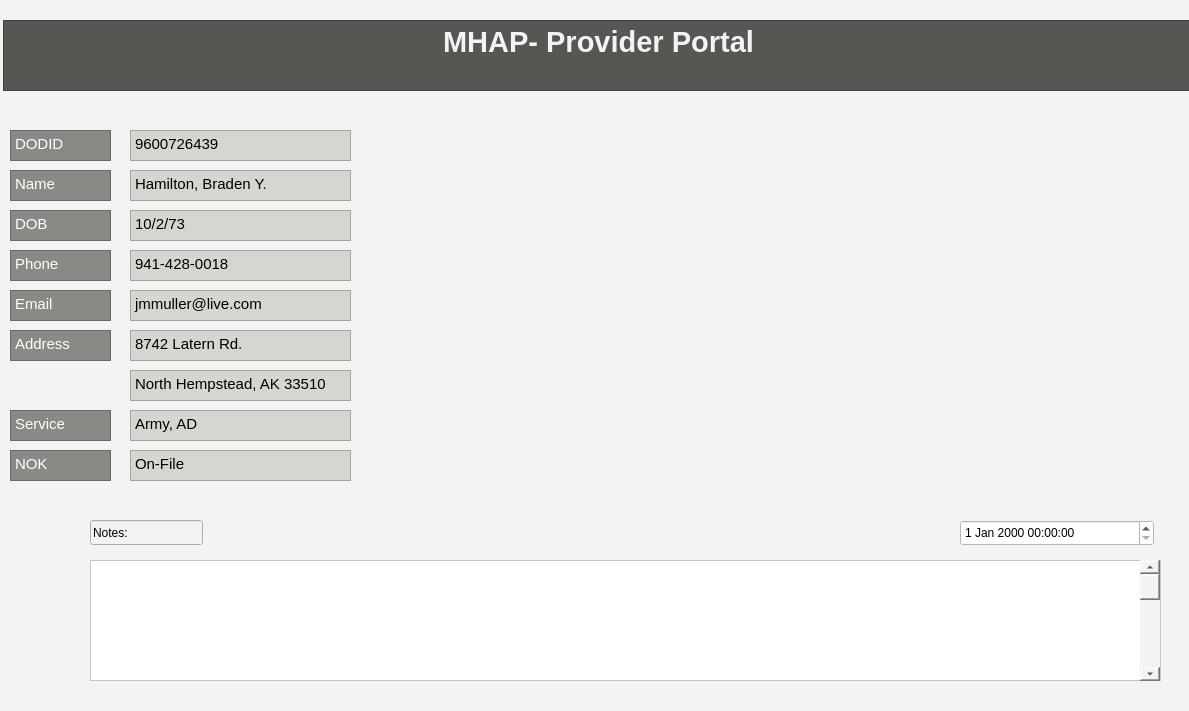
<?xml version="1.0" encoding="UTF-8"?>
<ui version="4.0">
 <class>provider_window</class>
 <widget class="QWidget" name="provider_window">
  <property name="geometry">
   <rect>
    <x>0</x>
    <y>0</y>
    <width>1189</width>
    <height>711</height>
   </rect>
  </property>
  <property name="windowTitle">
   <string>Form</string>
  </property>
  <property name="styleSheet">
   <string notr="true">background-color: rgb(243, 243, 243)</string>
  </property>
  <widget class="QTextEdit" name="textEdit_8">
   <property name="geometry">
    <rect>
     <x>90</x>
     <y>560</y>
     <width>1071</width>
     <height>121</height>
    </rect>
   </property>
   <property name="styleSheet">
    <string notr="true">background-color:rgb(255, 255, 255)</string>
   </property>
  </widget>
  <widget class="QLineEdit" name="lineEdit">
   <property name="geometry">
    <rect>
     <x>90</x>
     <y>520</y>
     <width>113</width>
     <height>25</height>
    </rect>
   </property>
   <property name="text">
    <string>Notes:</string>
   </property>
   <property name="readOnly">
    <bool>true</bool>
   </property>
  </widget>
  <widget class="QDateTimeEdit" name="dateTimeEdit">
   <property name="geometry">
    <rect>
     <x>960</x>
     <y>520</y>
     <width>194</width>
     <height>26</height>
    </rect>
   </property>
   <property name="styleSheet">
    <string notr="true">background-color:rgb(255, 255, 255)</string>
   </property>
  </widget>
  <widget class="QScrollBar" name="verticalScrollBar">
   <property name="geometry">
    <rect>
     <x>1140</x>
     <y>560</y>
     <width>20</width>
     <height>121</height>
    </rect>
   </property>
   <property name="orientation">
    <enum>Qt::Vertical</enum>
   </property>
  </widget>
  <widget class="QTextEdit" name="textEdit_9">
   <property name="geometry">
    <rect>
     <x>3</x>
     <y>20</y>
     <width>1191</width>
     <height>71</height>
    </rect>
   </property>
   <property name="styleSheet">
    <string notr="true">background-color:rgb(85, 87, 83)</string>
   </property>
   <property name="html">
    <string>&lt;!DOCTYPE HTML PUBLIC &quot;-//W3C//DTD HTML 4.0//EN&quot; &quot;http://www.w3.org/TR/REC-html40/strict.dtd&quot;&gt;
&lt;html&gt;&lt;head&gt;&lt;meta name=&quot;qrichtext&quot; content=&quot;1&quot; /&gt;&lt;style type=&quot;text/css&quot;&gt;
p, li { white-space: pre-wrap; }
&lt;/style&gt;&lt;/head&gt;&lt;body style=&quot; font-family:'Ubuntu'; font-size:11pt; font-weight:400; font-style:normal;&quot;&gt;
&lt;p align=&quot;center&quot; style=&quot; margin-top:0px; margin-bottom:0px; margin-left:0px; margin-right:0px; -qt-block-indent:0; text-indent:0px;&quot;&gt;&lt;span style=&quot; font-size:22pt; font-weight:600; color:#f3f3f3;&quot;&gt;MHAP- Provider Portal&lt;/span&gt;&lt;/p&gt;&lt;/body&gt;&lt;/html&gt;</string>
   </property>
  </widget>
  <widget class="QTextEdit" name="textEdit">
   <property name="geometry">
    <rect>
     <x>10</x>
     <y>170</y>
     <width>101</width>
     <height>31</height>
    </rect>
   </property>
   <property name="styleSheet">
    <string notr="true">background-color: rgb(136, 138, 133)</string>
   </property>
   <property name="html">
    <string>&lt;!DOCTYPE HTML PUBLIC &quot;-//W3C//DTD HTML 4.0//EN&quot; &quot;http://www.w3.org/TR/REC-html40/strict.dtd&quot;&gt;
&lt;html&gt;&lt;head&gt;&lt;meta name=&quot;qrichtext&quot; content=&quot;1&quot; /&gt;&lt;style type=&quot;text/css&quot;&gt;
p, li { white-space: pre-wrap; }
&lt;/style&gt;&lt;/head&gt;&lt;body style=&quot; font-family:'Ubuntu'; font-size:11pt; font-weight:400; font-style:normal;&quot;&gt;
&lt;p style=&quot; margin-top:0px; margin-bottom:0px; margin-left:0px; margin-right:0px; -qt-block-indent:0; text-indent:0px;&quot;&gt;&lt;span style=&quot; color:#ffffff;&quot;&gt;Name&lt;/span&gt;&lt;/p&gt;&lt;/body&gt;&lt;/html&gt;</string>
   </property>
  </widget>
  <widget class="QTextEdit" name="textEdit_3">
   <property name="geometry">
    <rect>
     <x>10</x>
     <y>410</y>
     <width>101</width>
     <height>31</height>
    </rect>
   </property>
   <property name="styleSheet">
    <string notr="true">background-color: rgb(136, 138, 133)</string>
   </property>
   <property name="html">
    <string>&lt;!DOCTYPE HTML PUBLIC &quot;-//W3C//DTD HTML 4.0//EN&quot; &quot;http://www.w3.org/TR/REC-html40/strict.dtd&quot;&gt;
&lt;html&gt;&lt;head&gt;&lt;meta name=&quot;qrichtext&quot; content=&quot;1&quot; /&gt;&lt;style type=&quot;text/css&quot;&gt;
p, li { white-space: pre-wrap; }
&lt;/style&gt;&lt;/head&gt;&lt;body style=&quot; font-family:'Ubuntu'; font-size:11pt; font-weight:400; font-style:normal;&quot;&gt;
&lt;p style=&quot; margin-top:0px; margin-bottom:0px; margin-left:0px; margin-right:0px; -qt-block-indent:0; text-indent:0px;&quot;&gt;&lt;span style=&quot; color:#ffffff;&quot;&gt;Service&lt;/span&gt;&lt;/p&gt;&lt;/body&gt;&lt;/html&gt;</string>
   </property>
  </widget>
  <widget class="QTextEdit" name="textEdit_7">
   <property name="geometry">
    <rect>
     <x>10</x>
     <y>250</y>
     <width>101</width>
     <height>31</height>
    </rect>
   </property>
   <property name="styleSheet">
    <string notr="true">background-color: rgb(136, 138, 133)</string>
   </property>
   <property name="html">
    <string>&lt;!DOCTYPE HTML PUBLIC &quot;-//W3C//DTD HTML 4.0//EN&quot; &quot;http://www.w3.org/TR/REC-html40/strict.dtd&quot;&gt;
&lt;html&gt;&lt;head&gt;&lt;meta name=&quot;qrichtext&quot; content=&quot;1&quot; /&gt;&lt;style type=&quot;text/css&quot;&gt;
p, li { white-space: pre-wrap; }
&lt;/style&gt;&lt;/head&gt;&lt;body style=&quot; font-family:'Ubuntu'; font-size:11pt; font-weight:400; font-style:normal;&quot;&gt;
&lt;p style=&quot; margin-top:0px; margin-bottom:0px; margin-left:0px; margin-right:0px; -qt-block-indent:0; text-indent:0px;&quot;&gt;&lt;span style=&quot; color:#ffffff;&quot;&gt;Phone&lt;/span&gt;&lt;/p&gt;&lt;/body&gt;&lt;/html&gt;</string>
   </property>
  </widget>
  <widget class="QTextEdit" name="textEdit_11">
   <property name="geometry">
    <rect>
     <x>10</x>
     <y>330</y>
     <width>101</width>
     <height>31</height>
    </rect>
   </property>
   <property name="styleSheet">
    <string notr="true">background-color: rgb(136, 138, 133)</string>
   </property>
   <property name="html">
    <string>&lt;!DOCTYPE HTML PUBLIC &quot;-//W3C//DTD HTML 4.0//EN&quot; &quot;http://www.w3.org/TR/REC-html40/strict.dtd&quot;&gt;
&lt;html&gt;&lt;head&gt;&lt;meta name=&quot;qrichtext&quot; content=&quot;1&quot; /&gt;&lt;style type=&quot;text/css&quot;&gt;
p, li { white-space: pre-wrap; }
&lt;/style&gt;&lt;/head&gt;&lt;body style=&quot; font-family:'Ubuntu'; font-size:11pt; font-weight:400; font-style:normal;&quot;&gt;
&lt;p style=&quot; margin-top:0px; margin-bottom:0px; margin-left:0px; margin-right:0px; -qt-block-indent:0; text-indent:0px;&quot;&gt;&lt;span style=&quot; color:#ffffff;&quot;&gt;Address&lt;/span&gt;&lt;/p&gt;&lt;/body&gt;&lt;/html&gt;</string>
   </property>
  </widget>
  <widget class="QTextEdit" name="textEdit_12">
   <property name="geometry">
    <rect>
     <x>10</x>
     <y>210</y>
     <width>101</width>
     <height>31</height>
    </rect>
   </property>
   <property name="styleSheet">
    <string notr="true">background-color: rgb(136, 138, 133)</string>
   </property>
   <property name="html">
    <string>&lt;!DOCTYPE HTML PUBLIC &quot;-//W3C//DTD HTML 4.0//EN&quot; &quot;http://www.w3.org/TR/REC-html40/strict.dtd&quot;&gt;
&lt;html&gt;&lt;head&gt;&lt;meta name=&quot;qrichtext&quot; content=&quot;1&quot; /&gt;&lt;style type=&quot;text/css&quot;&gt;
p, li { white-space: pre-wrap; }
&lt;/style&gt;&lt;/head&gt;&lt;body style=&quot; font-family:'Ubuntu'; font-size:11pt; font-weight:400; font-style:normal;&quot;&gt;
&lt;p style=&quot; margin-top:0px; margin-bottom:0px; margin-left:0px; margin-right:0px; -qt-block-indent:0; text-indent:0px;&quot;&gt;&lt;span style=&quot; color:#ffffff;&quot;&gt;DOB&lt;/span&gt;&lt;/p&gt;&lt;/body&gt;&lt;/html&gt;</string>
   </property>
  </widget>
  <widget class="QTextEdit" name="textEdit_13">
   <property name="geometry">
    <rect>
     <x>10</x>
     <y>290</y>
     <width>101</width>
     <height>31</height>
    </rect>
   </property>
   <property name="styleSheet">
    <string notr="true">background-color: rgb(136, 138, 133)</string>
   </property>
   <property name="html">
    <string>&lt;!DOCTYPE HTML PUBLIC &quot;-//W3C//DTD HTML 4.0//EN&quot; &quot;http://www.w3.org/TR/REC-html40/strict.dtd&quot;&gt;
&lt;html&gt;&lt;head&gt;&lt;meta name=&quot;qrichtext&quot; content=&quot;1&quot; /&gt;&lt;style type=&quot;text/css&quot;&gt;
p, li { white-space: pre-wrap; }
&lt;/style&gt;&lt;/head&gt;&lt;body style=&quot; font-family:'Ubuntu'; font-size:11pt; font-weight:400; font-style:normal;&quot;&gt;
&lt;p style=&quot; margin-top:0px; margin-bottom:0px; margin-left:0px; margin-right:0px; -qt-block-indent:0; text-indent:0px;&quot;&gt;&lt;span style=&quot; color:#ffffff;&quot;&gt;Email&lt;/span&gt;&lt;/p&gt;&lt;/body&gt;&lt;/html&gt;</string>
   </property>
  </widget>
  <widget class="QTextEdit" name="textEdit_14">
   <property name="geometry">
    <rect>
     <x>10</x>
     <y>450</y>
     <width>101</width>
     <height>31</height>
    </rect>
   </property>
   <property name="styleSheet">
    <string notr="true">background-color: rgb(136, 138, 133)</string>
   </property>
   <property name="html">
    <string>&lt;!DOCTYPE HTML PUBLIC &quot;-//W3C//DTD HTML 4.0//EN&quot; &quot;http://www.w3.org/TR/REC-html40/strict.dtd&quot;&gt;
&lt;html&gt;&lt;head&gt;&lt;meta name=&quot;qrichtext&quot; content=&quot;1&quot; /&gt;&lt;style type=&quot;text/css&quot;&gt;
p, li { white-space: pre-wrap; }
&lt;/style&gt;&lt;/head&gt;&lt;body style=&quot; font-family:'Ubuntu'; font-size:11pt; font-weight:400; font-style:normal;&quot;&gt;
&lt;p style=&quot; margin-top:0px; margin-bottom:0px; margin-left:0px; margin-right:0px; -qt-block-indent:0; text-indent:0px;&quot;&gt;&lt;span style=&quot; color:#ffffff;&quot;&gt;NOK&lt;/span&gt;&lt;/p&gt;&lt;/body&gt;&lt;/html&gt;</string>
   </property>
  </widget>
  <widget class="QTextEdit" name="textEdit_15">
   <property name="geometry">
    <rect>
     <x>130</x>
     <y>170</y>
     <width>221</width>
     <height>31</height>
    </rect>
   </property>
   <property name="styleSheet">
    <string notr="true">background-color: rgb(211, 215, 207)</string>
   </property>
   <property name="html">
    <string>&lt;!DOCTYPE HTML PUBLIC &quot;-//W3C//DTD HTML 4.0//EN&quot; &quot;http://www.w3.org/TR/REC-html40/strict.dtd&quot;&gt;
&lt;html&gt;&lt;head&gt;&lt;meta name=&quot;qrichtext&quot; content=&quot;1&quot; /&gt;&lt;style type=&quot;text/css&quot;&gt;
p, li { white-space: pre-wrap; }
&lt;/style&gt;&lt;/head&gt;&lt;body style=&quot; font-family:'Ubuntu'; font-size:11pt; font-weight:400; font-style:normal;&quot;&gt;
&lt;p style=&quot; margin-top:0px; margin-bottom:0px; margin-left:0px; margin-right:0px; -qt-block-indent:0; text-indent:0px;&quot;&gt;Hamilton, Braden Y. &lt;/p&gt;&lt;/body&gt;&lt;/html&gt;</string>
   </property>
  </widget>
  <widget class="QTextEdit" name="textEdit_16">
   <property name="geometry">
    <rect>
     <x>130</x>
     <y>410</y>
     <width>221</width>
     <height>31</height>
    </rect>
   </property>
   <property name="styleSheet">
    <string notr="true">background-color: rgb(211, 215, 207)</string>
   </property>
   <property name="html">
    <string>&lt;!DOCTYPE HTML PUBLIC &quot;-//W3C//DTD HTML 4.0//EN&quot; &quot;http://www.w3.org/TR/REC-html40/strict.dtd&quot;&gt;
&lt;html&gt;&lt;head&gt;&lt;meta name=&quot;qrichtext&quot; content=&quot;1&quot; /&gt;&lt;style type=&quot;text/css&quot;&gt;
p, li { white-space: pre-wrap; }
&lt;/style&gt;&lt;/head&gt;&lt;body style=&quot; font-family:'Ubuntu'; font-size:11pt; font-weight:400; font-style:normal;&quot;&gt;
&lt;p style=&quot; margin-top:0px; margin-bottom:0px; margin-left:0px; margin-right:0px; -qt-block-indent:0; text-indent:0px;&quot;&gt;&lt;span style=&quot; color:#000000;&quot;&gt;Army, AD&lt;/span&gt;&lt;/p&gt;&lt;/body&gt;&lt;/html&gt;</string>
   </property>
  </widget>
  <widget class="QTextEdit" name="textEdit_17">
   <property name="geometry">
    <rect>
     <x>130</x>
     <y>370</y>
     <width>221</width>
     <height>31</height>
    </rect>
   </property>
   <property name="styleSheet">
    <string notr="true">background-color: rgb(211, 215, 207)</string>
   </property>
   <property name="html">
    <string>&lt;!DOCTYPE HTML PUBLIC &quot;-//W3C//DTD HTML 4.0//EN&quot; &quot;http://www.w3.org/TR/REC-html40/strict.dtd&quot;&gt;
&lt;html&gt;&lt;head&gt;&lt;meta name=&quot;qrichtext&quot; content=&quot;1&quot; /&gt;&lt;style type=&quot;text/css&quot;&gt;
p, li { white-space: pre-wrap; }
&lt;/style&gt;&lt;/head&gt;&lt;body style=&quot; font-family:'Ubuntu'; font-size:11pt; font-weight:400; font-style:normal;&quot;&gt;
&lt;p style=&quot; margin-top:0px; margin-bottom:0px; margin-left:0px; margin-right:0px; -qt-block-indent:0; text-indent:0px;&quot;&gt;&lt;span style=&quot; color:#000000;&quot;&gt;North Hempstead, AK 33510&lt;/span&gt;&lt;/p&gt;&lt;/body&gt;&lt;/html&gt;</string>
   </property>
  </widget>
  <widget class="QTextEdit" name="textEdit_18">
   <property name="geometry">
    <rect>
     <x>130</x>
     <y>330</y>
     <width>221</width>
     <height>31</height>
    </rect>
   </property>
   <property name="styleSheet">
    <string notr="true">background-color: rgb(211, 215, 207)</string>
   </property>
   <property name="html">
    <string>&lt;!DOCTYPE HTML PUBLIC &quot;-//W3C//DTD HTML 4.0//EN&quot; &quot;http://www.w3.org/TR/REC-html40/strict.dtd&quot;&gt;
&lt;html&gt;&lt;head&gt;&lt;meta name=&quot;qrichtext&quot; content=&quot;1&quot; /&gt;&lt;style type=&quot;text/css&quot;&gt;
p, li { white-space: pre-wrap; }
&lt;/style&gt;&lt;/head&gt;&lt;body style=&quot; font-family:'Ubuntu'; font-size:11pt; font-weight:400; font-style:normal;&quot;&gt;
&lt;p style=&quot; margin-top:0px; margin-bottom:0px; margin-left:0px; margin-right:0px; -qt-block-indent:0; text-indent:0px;&quot;&gt;&lt;span style=&quot; color:#000000;&quot;&gt;8742 Latern Rd. &lt;/span&gt;&lt;/p&gt;&lt;/body&gt;&lt;/html&gt;</string>
   </property>
  </widget>
  <widget class="QTextEdit" name="textEdit_19">
   <property name="geometry">
    <rect>
     <x>130</x>
     <y>250</y>
     <width>221</width>
     <height>31</height>
    </rect>
   </property>
   <property name="styleSheet">
    <string notr="true">background-color: rgb(211, 215, 207)</string>
   </property>
   <property name="html">
    <string>&lt;!DOCTYPE HTML PUBLIC &quot;-//W3C//DTD HTML 4.0//EN&quot; &quot;http://www.w3.org/TR/REC-html40/strict.dtd&quot;&gt;
&lt;html&gt;&lt;head&gt;&lt;meta name=&quot;qrichtext&quot; content=&quot;1&quot; /&gt;&lt;style type=&quot;text/css&quot;&gt;
p, li { white-space: pre-wrap; }
&lt;/style&gt;&lt;/head&gt;&lt;body style=&quot; font-family:'Ubuntu'; font-size:11pt; font-weight:400; font-style:normal;&quot;&gt;
&lt;p style=&quot; margin-top:0px; margin-bottom:0px; margin-left:0px; margin-right:0px; -qt-block-indent:0; text-indent:0px;&quot;&gt;&lt;span style=&quot; color:#000000;&quot;&gt;941-428-0018&lt;/span&gt;&lt;/p&gt;&lt;/body&gt;&lt;/html&gt;</string>
   </property>
  </widget>
  <widget class="QTextEdit" name="textEdit_20">
   <property name="geometry">
    <rect>
     <x>130</x>
     <y>210</y>
     <width>221</width>
     <height>31</height>
    </rect>
   </property>
   <property name="styleSheet">
    <string notr="true">background-color: rgb(211, 215, 207)</string>
   </property>
   <property name="html">
    <string>&lt;!DOCTYPE HTML PUBLIC &quot;-//W3C//DTD HTML 4.0//EN&quot; &quot;http://www.w3.org/TR/REC-html40/strict.dtd&quot;&gt;
&lt;html&gt;&lt;head&gt;&lt;meta name=&quot;qrichtext&quot; content=&quot;1&quot; /&gt;&lt;style type=&quot;text/css&quot;&gt;
p, li { white-space: pre-wrap; }
&lt;/style&gt;&lt;/head&gt;&lt;body style=&quot; font-family:'Ubuntu'; font-size:11pt; font-weight:400; font-style:normal;&quot;&gt;
&lt;p style=&quot; margin-top:0px; margin-bottom:0px; margin-left:0px; margin-right:0px; -qt-block-indent:0; text-indent:0px;&quot;&gt;10/2/73&lt;/p&gt;&lt;/body&gt;&lt;/html&gt;</string>
   </property>
  </widget>
  <widget class="QTextEdit" name="textEdit_21">
   <property name="geometry">
    <rect>
     <x>130</x>
     <y>450</y>
     <width>221</width>
     <height>31</height>
    </rect>
   </property>
   <property name="styleSheet">
    <string notr="true">background-color: rgb(211, 215, 207)</string>
   </property>
   <property name="html">
    <string>&lt;!DOCTYPE HTML PUBLIC &quot;-//W3C//DTD HTML 4.0//EN&quot; &quot;http://www.w3.org/TR/REC-html40/strict.dtd&quot;&gt;
&lt;html&gt;&lt;head&gt;&lt;meta name=&quot;qrichtext&quot; content=&quot;1&quot; /&gt;&lt;style type=&quot;text/css&quot;&gt;
p, li { white-space: pre-wrap; }
&lt;/style&gt;&lt;/head&gt;&lt;body style=&quot; font-family:'Ubuntu'; font-size:11pt; font-weight:400; font-style:normal;&quot;&gt;
&lt;p style=&quot; margin-top:0px; margin-bottom:0px; margin-left:0px; margin-right:0px; -qt-block-indent:0; text-indent:0px;&quot;&gt;&lt;span style=&quot; color:#000000;&quot;&gt;On-File&lt;/span&gt;&lt;/p&gt;&lt;/body&gt;&lt;/html&gt;</string>
   </property>
  </widget>
  <widget class="QTextEdit" name="textEdit_22">
   <property name="geometry">
    <rect>
     <x>130</x>
     <y>290</y>
     <width>221</width>
     <height>31</height>
    </rect>
   </property>
   <property name="styleSheet">
    <string notr="true">background-color: rgb(211, 215, 207)</string>
   </property>
   <property name="html">
    <string>&lt;!DOCTYPE HTML PUBLIC &quot;-//W3C//DTD HTML 4.0//EN&quot; &quot;http://www.w3.org/TR/REC-html40/strict.dtd&quot;&gt;
&lt;html&gt;&lt;head&gt;&lt;meta name=&quot;qrichtext&quot; content=&quot;1&quot; /&gt;&lt;style type=&quot;text/css&quot;&gt;
p, li { white-space: pre-wrap; }
&lt;/style&gt;&lt;/head&gt;&lt;body style=&quot; font-family:'Ubuntu'; font-size:11pt; font-weight:400; font-style:normal;&quot;&gt;
&lt;p style=&quot; margin-top:0px; margin-bottom:0px; margin-left:0px; margin-right:0px; -qt-block-indent:0; text-indent:0px;&quot;&gt;&lt;span style=&quot; color:#000000;&quot;&gt;jmmuller@live.com&lt;/span&gt;&lt;/p&gt;&lt;/body&gt;&lt;/html&gt;</string>
   </property>
  </widget>
  <widget class="QTextEdit" name="textEdit_2">
   <property name="geometry">
    <rect>
     <x>10</x>
     <y>130</y>
     <width>101</width>
     <height>31</height>
    </rect>
   </property>
   <property name="styleSheet">
    <string notr="true">background-color: rgb(136, 138, 133)</string>
   </property>
   <property name="html">
    <string>&lt;!DOCTYPE HTML PUBLIC &quot;-//W3C//DTD HTML 4.0//EN&quot; &quot;http://www.w3.org/TR/REC-html40/strict.dtd&quot;&gt;
&lt;html&gt;&lt;head&gt;&lt;meta name=&quot;qrichtext&quot; content=&quot;1&quot; /&gt;&lt;style type=&quot;text/css&quot;&gt;
p, li { white-space: pre-wrap; }
&lt;/style&gt;&lt;/head&gt;&lt;body style=&quot; font-family:'Ubuntu'; font-size:11pt; font-weight:400; font-style:normal;&quot;&gt;
&lt;p style=&quot; margin-top:0px; margin-bottom:0px; margin-left:0px; margin-right:0px; -qt-block-indent:0; text-indent:0px;&quot;&gt;&lt;span style=&quot; color:#ffffff;&quot;&gt;DODID&lt;/span&gt;&lt;/p&gt;&lt;/body&gt;&lt;/html&gt;</string>
   </property>
  </widget>
  <widget class="QTextEdit" name="textEdit_23">
   <property name="geometry">
    <rect>
     <x>130</x>
     <y>130</y>
     <width>221</width>
     <height>31</height>
    </rect>
   </property>
   <property name="styleSheet">
    <string notr="true">background-color: rgb(211, 215, 207)</string>
   </property>
   <property name="html">
    <string>&lt;!DOCTYPE HTML PUBLIC &quot;-//W3C//DTD HTML 4.0//EN&quot; &quot;http://www.w3.org/TR/REC-html40/strict.dtd&quot;&gt;
&lt;html&gt;&lt;head&gt;&lt;meta name=&quot;qrichtext&quot; content=&quot;1&quot; /&gt;&lt;style type=&quot;text/css&quot;&gt;
p, li { white-space: pre-wrap; }
&lt;/style&gt;&lt;/head&gt;&lt;body style=&quot; font-family:'Ubuntu'; font-size:11pt; font-weight:400; font-style:normal;&quot;&gt;
&lt;p style=&quot; margin-top:0px; margin-bottom:0px; margin-left:0px; margin-right:0px; -qt-block-indent:0; text-indent:0px;&quot;&gt;9600726439&lt;/p&gt;&lt;/body&gt;&lt;/html&gt;</string>
   </property>
  </widget>
  <widget class="QLabel" name="label">
   <property name="geometry">
    <rect>
     <x>380</x>
     <y>120</y>
     <width>821</width>
     <height>371</height>
    </rect>
   </property>
   <property name="text">
    <string/>
   </property>
   <property name="pixmap">
    <pixmap>c1.png</pixmap>
   </property>
  </widget>
 </widget>
 <resources/>
 <connections/>
</ui>
